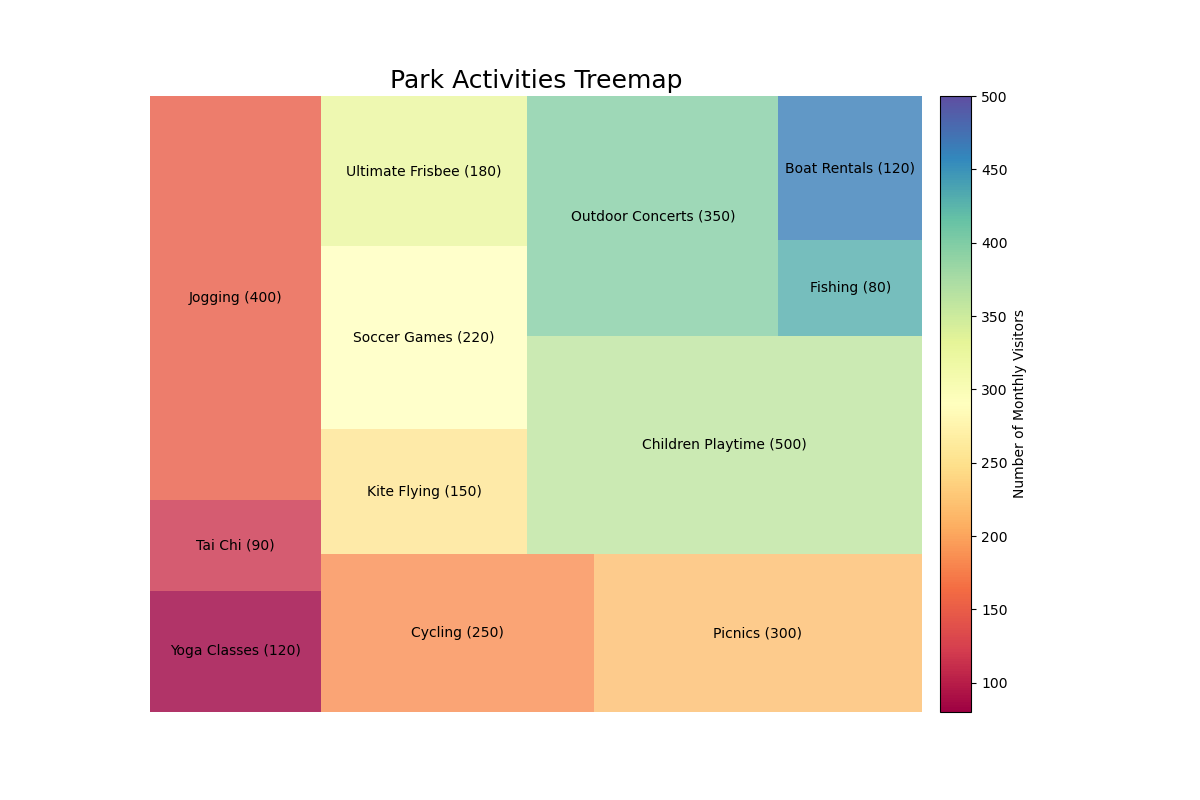

Recreate this plot in Python.

import matplotlib.pyplot as plt
import matplotlib as mpl
import squarify

# Table data
data = [
    {'Park Section': 'North Garden', 'Activity': 'Yoga Classes', 'Monthly Visitors': 120},
    {'Park Section': 'North Garden', 'Activity': 'Tai Chi', 'Monthly Visitors': 90},
    {'Park Section': 'Central Grounds', 'Activity': 'Jogging', 'Monthly Visitors': 400},
    {'Park Section': 'Central Grounds', 'Activity': 'Cycling', 'Monthly Visitors': 250},
    {'Park Section': 'East Meadow', 'Activity': 'Picnics', 'Monthly Visitors': 300},
    {'Park Section': 'East Meadow', 'Activity': 'Kite Flying', 'Monthly Visitors': 150},
    {'Park Section': 'West Field', 'Activity': 'Soccer Games', 'Monthly Visitors': 220},
    {'Park Section': 'West Field', 'Activity': 'Ultimate Frisbee', 'Monthly Visitors': 180},
    {'Park Section': 'Playground Area', 'Activity': 'Children Playtime', 'Monthly Visitors': 500},
    {'Park Section': 'Playground Area', 'Activity': 'Outdoor Concerts', 'Monthly Visitors': 350},
    {'Park Section': 'Lake Side', 'Activity': 'Fishing', 'Monthly Visitors': 80},
    {'Park Section': 'Lake Side', 'Activity': 'Boat Rentals', 'Monthly Visitors': 120}
]

# Extract 'Monthly Visitors' as sizes and Activities as labels
sizes = [item['Monthly Visitors'] for item in data]
labels = [f"{item['Activity']} ({item['Monthly Visitors']})" for item in data]
colors = [plt.cm.Spectral(i / float(len(labels))) for i in range(len(labels))]  # Diversify colors

# Create a figure
plt.figure(figsize=(12, 8))

# Create a treemap with squarify
ax = squarify.plot(sizes=sizes, label=labels, color=colors, alpha=0.8)

# Remove the axes
plt.axis('off')

# Set the title of the treemap
plt.title('Park Activities Treemap', fontsize=18)

# Colorbar creation
# Create a color map for the colorbar
cmap = mpl.cm.Spectral
# Create a mappable object with the same colormap as the data
norm = mpl.colors.Normalize(vmin=min(sizes), vmax=max(sizes))
# Create the colorbar
cbar = plt.colorbar(mpl.cm.ScalarMappable(norm=norm, cmap=cmap), orientation='vertical', pad=0.02)
cbar.set_label('Number of Monthly Visitors')

# Display the plot
plt.show()
